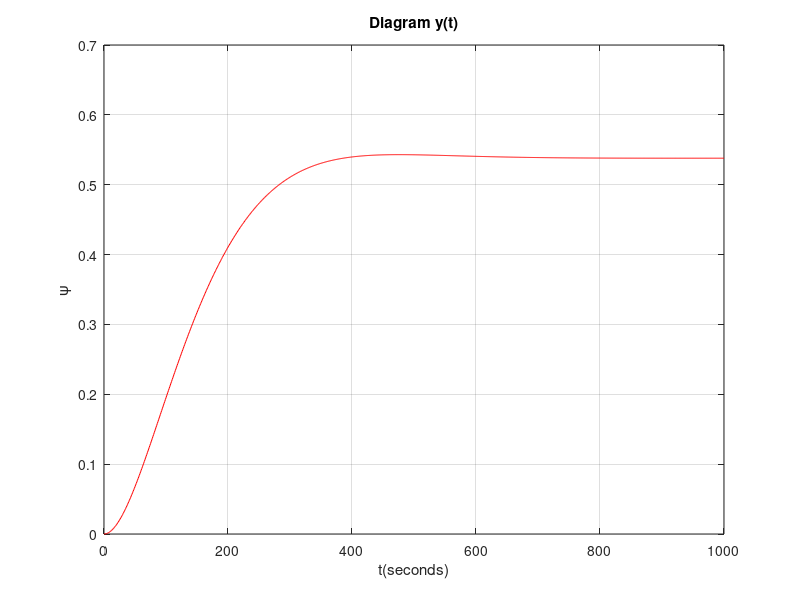

Here is the MATLAB script that generated this plot:
% IOANNIS FILLIS AM: 5380
% KONSTANTINOS ZOIS AM: 5226
Iz = 357000000;
Dy = 11835;
Kpy = 50000;
Kdy = 7000000;
AM = 5380;
ydes = AM/10000;
t = 0:1000;
D = (Kdy + Dy)^2 - 4*Iz*Kpy;
c1 = ((-(Kdy + Dy) - sqrt(D))*ydes)/(2*sqrt(D));
c2 = (((Kdy + Dy) - sqrt(D))*ydes)/(2*sqrt(D));
y1 = (-(Kdy + Dy) + sqrt(D))/(2*Iz);
y2 = (-(Kdy + Dy) - sqrt(D))/(2*Iz);
y = c1*exp(y1*t) + c2*exp(y2*t) + ydes;
plot(t,y,"r");
title("Diagram y(t)");
xlabel("t(seconds)");
ylabel("ψ");
grid;


